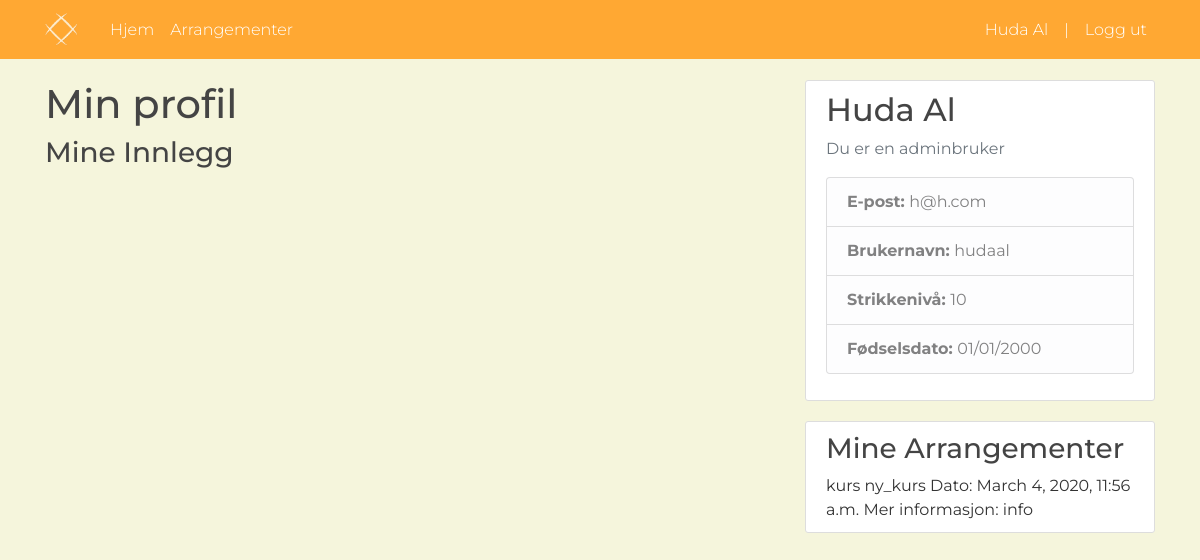
Before: /profile/ (signed in) with the older database file.
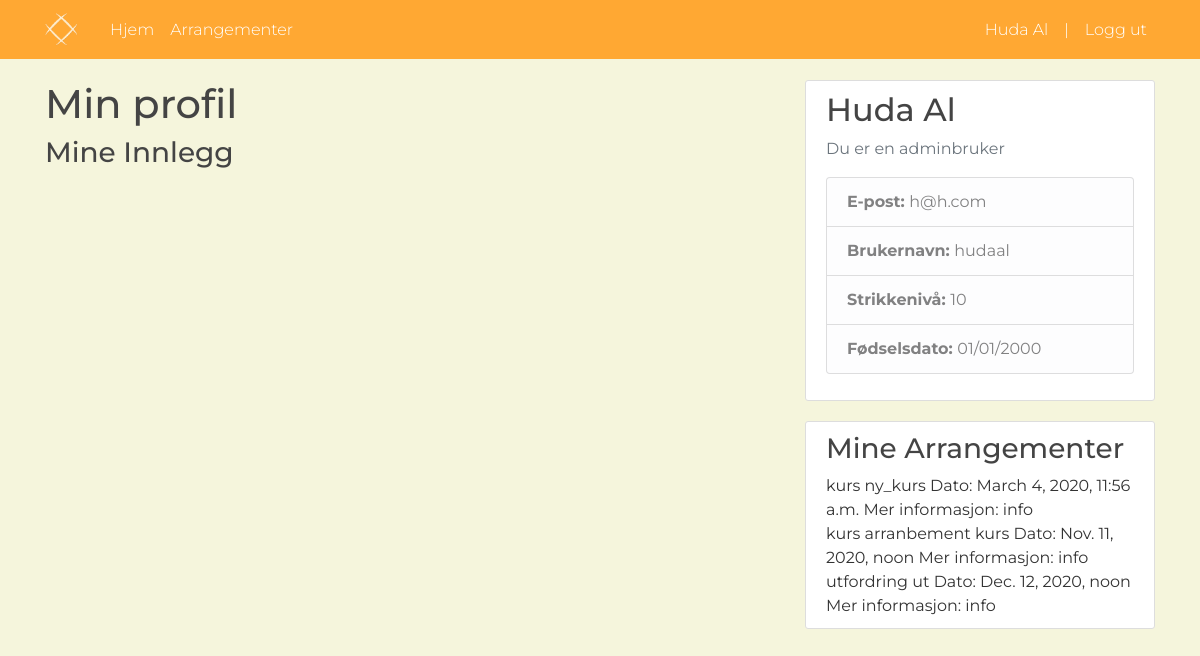
After: the same page with the newer database file.
### website/models.py (models this page shows, shortened)
class Arrangement(models.Model):
    type = models.CharField(max_length=50)
    title = models.CharField(max_length=50)
    tidspunkt = models.DateTimeField(default=timezone.now)
    innhold = models.TextField()
    location = models.CharField(max_length=50, null=True)
    forfatter = models.ForeignKey('Bruker', on_delete=models.CASCADE, null=True, default=None)
    objects = ArrangementManager()
    class Meta:
        verbose_name = ('arrangement')
        verbose_name_plural = ('arrangementer')
    def getMyArrangement(self, bruker):
        list_arrangementer = Arrangement.objects.filter(forfatter=bruker)
        return list_arrangementer

### users/views.py (the view)
# urls.py: path('profile/', user_views.profile, name='profile'),
@login_required
def profile(request):
    contex = {"mineArrangementer": Arrangement.getMyArrangement(Arrangement, request.user)}
    return render(request, "users/profile.html", contex)

### users/templates/users/profile.html (shortened to what this page needs)
{% extends "website/base.html" %}
{% load crispy_forms_tags %}
{% block content %}
    <h1>Min profil</h1>
    <h3>Mine Innlegg</h3>
{% endblock content %}
{% block sidebar %}
    <div class="col-md-4">
          <div class="content-section">
            <h2>{{ user.first_name }}  {{ user.last_name }}</h2>
            <p class='text-muted'>
                {% if user.is_superuser %}
                    Du er en adminbruker
                {% elif user.is_bedrift %}
                    Du er en bedriftsbruker
                {% else %}
                    Du er en vanlig strikkebruker
                {% endif %}
            </p>
              <ul class="list-group">
                <li class="list-group-item list-group-item-light"><b>E-post: </b>{{ user.email }}</li>
                <li class="list-group-item list-group-item-light"><b>Brukernavn: </b>{{ user.username }}</li>
                <li class="list-group-item list-group-item-light"><b>Strikkenivå: </b>{{ user.strikkeNivaa }}</li>
                <li class="list-group-item list-group-item-light"><b>Fødselsdato: </b>{{ user.bursdag | date:"d/m/Y" }}</li>
              </ul>
          </div>
        </div>
{% endblock sidebar %}
{% block arrangementer %}
    <div class="col-md-4">
          <div class="content-section">
              <h3>Mine Arrangementer</h3>
              {% for arr in mineArrangementer %}
                <div>
                    {{ arr.type }} {{ arr.title }}
                    Dato: {{ arr.tidspunkt }}
                    Mer informasjon: {{arr.innhold}}
                </div>
              {% endfor %}
          </div>
    </div>
    <br>
{% endblock arrangementer %}

Changed rows visible on the page:
added Arrangement: type "kurs", title "arranbement kurs", tidspunkt "Nov. 11, 2020, noon", innhold "info"
added Arrangement: type "utfordring", title "ut", tidspunkt "Dec. 12, 2020, noon", innhold "info"
